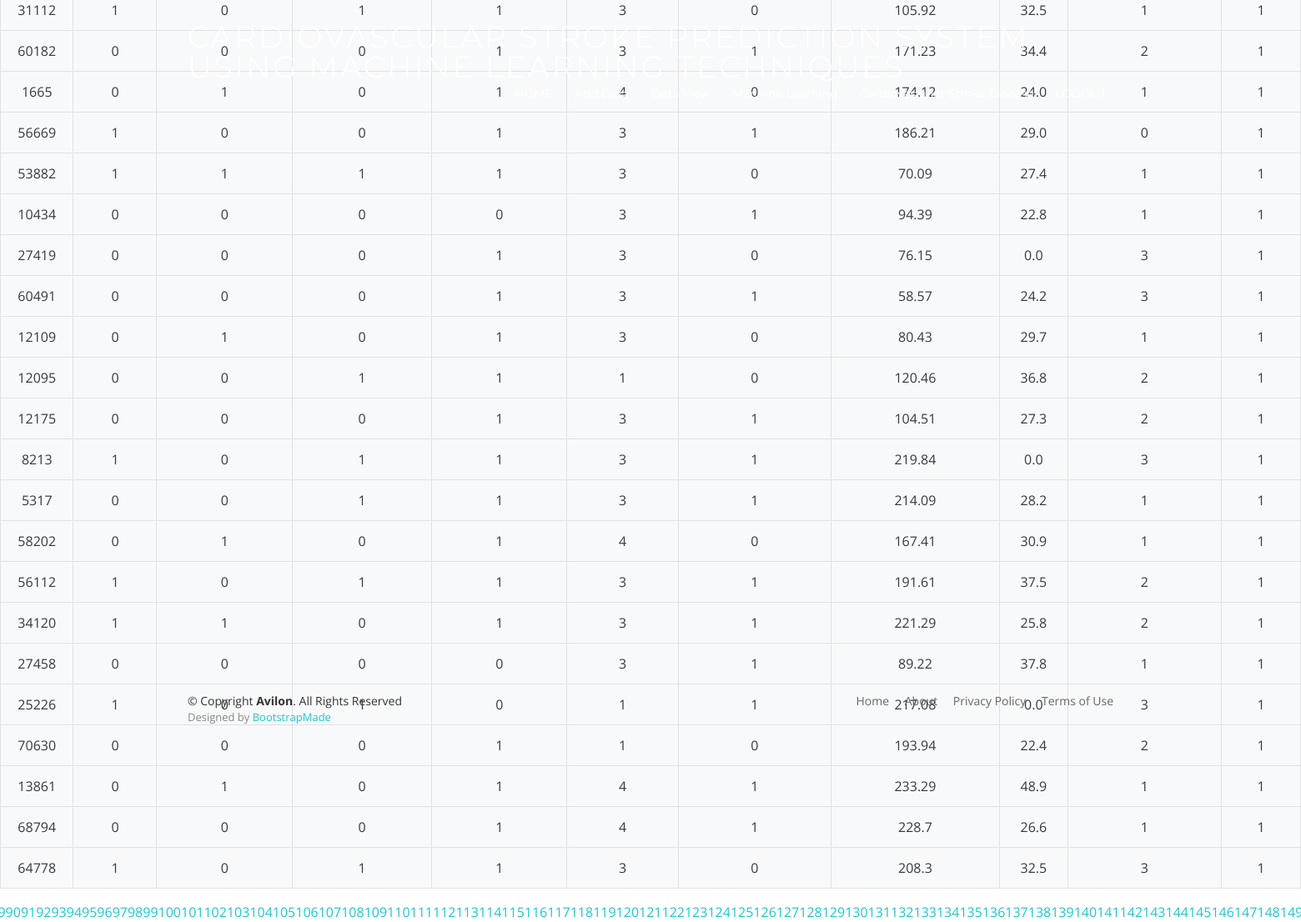
The page /UserDataView/ on the database its author committed.
### users/models.py (models this page shows, shortened)
class CardiovascularStrokeDataModel(models.Model):
    ids =models.IntegerField()
    gender = models.IntegerField()
    age = models.IntegerField()
    hypertension = models.IntegerField()
    heart_disease = models.IntegerField()
    ever_married = models.IntegerField()
    work_type = models.IntegerField()
    Residence_type = models.IntegerField()
    avg_glucose_level = models.FloatField()
    bmi = models.FloatField()
    smoking_status = models.IntegerField()
    stroke = models.IntegerField()
    class Meta:
        db_table = 'CardiovascularStrokeDatabase'

### users/views.py (the view)
# urls.py: path('UserDataView/', users.UserDataView, name='UserDataView'),
def UserDataView(request):
    data_list = CardiovascularStrokeDataModel.objects.all()
    page = request.GET.get('page', 1)
    paginator = Paginator(data_list, 25)
    try:
        users = paginator.page(page)
    except PageNotAnInteger:
        users = paginator.page(1)
    except EmptyPage:
        users = paginator.page(paginator.num_pages)
    return render(request, 'users/DataView_list.html', {'users': users})

### assets/templates/users/DataView_list.html (shortened to what this page needs)
{% extends 'userbase.html'%}
{%block contents%}
 <section id="intro">
    <div class="intro-text">
<br><br><br><br><br><br><br><br><br><br><br><br><br><br>
      <table class="table table-bordered footer_title bg-light text-dark">
  <tbody>
    {% for i in users %}
      <tr>
                                                <td>{{i.ids}}</td>
                                                <td>{{i.gender}}</td>
                                                <td>{{i.hypertension}}</td>
                                                <td>{{i.heart_disease}}</td>
                                                <td>{{i.ever_married}}</td>
                                                <td>{{i.work_type}}</td>
                                                <td>{{i.Residence_type}}</td>
                                                <td>{{i.avg_glucose_level}}</td>
                                                <td>{{i.bmi}}</td>
                                                <td>{{i.smoking_status}}</td>
                                                <td>{{i.stroke}}</td>
      </tr>
    {% endfor %}
  </tbody>
</table>
{% if users.has_other_pages %}
  <ul class="pagination">
    {% for i in users.paginator.page_range %}
      {% if users.number == i %}
        <li class="active"><span>{{ i }} <span class="sr-only">(current)</span></span></li>
      {% else %}
        <li><a href="?page={{ i }}">{{ i }}</a></li>
      {% endif %}
    {% endfor %}
  </ul>
{% endif %}
    </div>
  </section>
{%endblock%}

### assets/templates/userbase.html (shortened to what this page needs)
{% load static %}
<!DOCTYPE html>
<html lang="en">
<head>
  <link href="{% static 'lib/bootstrap/css/bootstrap.min.css' %}" rel="stylesheet">
  <link href="{% static 'lib/animate/animate.min.css' %}" rel="stylesheet">
  <link href="{% static 'lib/font-awesome/css/font-awesome.min.css' %}" rel="stylesheet">
  <link href="{% static 'lib/ionicons/css/ionicons.min.css' %}" rel="stylesheet">
  <link href="{% static 'lib/magnific-popup/magnific-popup.css' %}" rel="stylesheet">
  <link href="{% static 'css/style.css' %}" rel="stylesheet">
</head>
<body>
  <header id="header">
    <div class="container">
      <div id="logo" class="pull-left">
        <h1><a href="#intro" class="scrollto">Cardiovascular Stroke Prediction System using Machine Learning Techniques</a></h1>
      </div>
      <nav id="nav-menu-container">
        <ul class="nav-menu">
          <li class="menu-active"><a href="{%url 'index'%}">HOME</a></li>
            <li><a href="{%url 'UserAddData'%}">Add Data</a></li>
            <li><a href="{%url 'UserDataView'%}">Data View</a></li>
          <li><a href="{%url 'UserMachineLearning'%}">Machine Learning</a></li>
          <li><a href="{%url 'CardiovascularStroke'%}">Cardiovascular Stroke Disease</a></li>
          <li><a href="{%url 'logout'%}">LOGOUT</a></li>
        </ul>
      </nav>
    </div>
  </header>
 {%block contents%}
                {%endblock%}
  <footer id="footer">
    <div class="container">
      <div class="row">
        <div class="col-lg-6 text-lg-left text-center">
          <div class="copyright">
            &copy; Copyright <strong>Avilon</strong>. All Rights Reserved
          </div>
          <div class="credits">
            Designed by <a href="https://bootstrapmade.com/">BootstrapMade</a>
          </div>
        </div>
        <div class="col-lg-6">
          <nav class="footer-links text-lg-right text-center pt-2 pt-lg-0">
            <a href="#intro" class="scrollto">Home</a>
            <a href="#about" class="scrollto">About</a>
            <a href="#">Privacy Policy</a>
            <a href="#">Terms of Use</a>
          </nav>
        </div>
      </div>
    </div>
  </footer>
</body>
</html>

### assets/static/css/style.css (style rules this page uses)
body { background: #fff; color: #666666; font-family: "Open Sans", sans-serif; overflow-x: hidden; }
a { color: #1dc8cd; transition: 0.5s; }
h1, h2, h3, h4, h5, h6 { font-family: "Montserrat", sans-serif; font-weight: 400; margin: 0 0 20px 0; padding: 0; }
#header { padding: 30px 0; height: 92px; position: fixed; left: 0; top: 0; right: 0; transition: all 0.5s; z-index: 997; }
#header #logo { float: left; }
#header #logo h1 { font-size: 36px; margin: -4px 0 0 0; padding: 0; line-height: 1; display: inline-block; font-family: "Montserrat", sans-serif; font-weight: 300; letter-spacing: 3px; text-transform: uppercase; }
#header #logo h1 a, #header #logo h1 a:hover { color: #fff; }
#intro { width: 100%; height: 100vh; background: linear-gradient(45deg, rgba(29, 224, 153, 0.8), rgba(29, 200, 205, 0.8)), url("../img/intro-bg.jpg") center top no-repeat; background-size: cover; position: relative; }
@media (min-width: 1024px) { #intro { background-attachment: fixed; } }
#intro .intro-text { position: absolute; left: 0; top: 60px; right: 0; height: calc(50% - 60px); display: flex; align-items: center; justify-content: center; text-align: center; flex-direction: column; }
.nav-menu, .nav-menu * { margin: 0; padding: 0; list-style: none; }
.nav-menu li { position: relative; white-space: nowrap; }
.nav-menu > li { float: left; }
#nav-menu-container { float: right; margin: 0; }
.nav-menu a { padding: 0 8px 10px 8px; text-decoration: none; display: inline-block; color: #fff; font-family: "Montserrat", sans-serif; font-weight: 400; font-size: 14px; outline: none; }
.nav-menu > li { margin-left: 10px; }
#mobile-nav { position: fixed; top: 0; padding-top: 18px; bottom: 0; z-index: 998; background: rgba(52, 59, 64, 0.9); left: -260px; width: 260px; overflow-y: auto; transition: 0.4s; }
#mobile-nav ul { padding: 0; margin: 0; list-style: none; }
#mobile-nav ul li { position: relative; }
#mobile-nav ul li a { color: #fff; font-size: 16px; overflow: hidden; padding: 10px 22px 10px 15px; position: relative; text-decoration: none; width: 100%; display: block; outline: none; }
#footer { background: #fff; box-shadow: 0px 0px 12px 0px rgba(0, 0, 0, 0.1); padding: 30px 0; color: #333; font-size: 14px; }
#footer .credits { font-size: 13px; color: #888; }
#footer .footer-links a { color: #666; padding-left: 15px; }
#footer .footer-links a:first-child { padding-left: 0; }

### rows shown on the page
CardiovascularStrokeDataModel: ids "31112", gender "1", hypertension "0", heart_disease "1", ever_married "1", work_type "3", Residence_type "0", avg_glucose_level "105.92", bmi "32.5", smoking_status "1", stroke "1"
CardiovascularStrokeDataModel: ids "60182", gender "0", hypertension "0", heart_disease "0", ever_married "1", work_type "3", Residence_type "1", avg_glucose_level "171.23", bmi "34.4", smoking_status "2", stroke "1"
CardiovascularStrokeDataModel: ids "1665", gender "0", hypertension "1", heart_disease "0", ever_married "1", work_type "4", Residence_type "0", avg_glucose_level "174.12", bmi "24.0", smoking_status "1", stroke "1"
CardiovascularStrokeDataModel: ids "56669", gender "1", hypertension "0", heart_disease "0", ever_married "1", work_type "3", Residence_type "1", avg_glucose_level "186.21", bmi "29.0", smoking_status "0", stroke "1"
CardiovascularStrokeDataModel: ids "53882", gender "1", hypertension "1", heart_disease "1", ever_married "1", work_type "3", Residence_type "0", avg_glucose_level "70.09", bmi "27.4", smoking_status "1", stroke "1"
CardiovascularStrokeDataModel: ids "10434", gender "0", hypertension "0", heart_disease "0", ever_married "0", work_type "3", Residence_type "1", avg_glucose_level "94.39", bmi "22.8", smoking_status "1", stroke "1"
CardiovascularStrokeDataModel: ids "27419", gender "0", hypertension "0", heart_disease "0", ever_married "1", work_type "3", Residence_type "0", avg_glucose_level "76.15", bmi "0.0", smoking_status "3", stroke "1"
CardiovascularStrokeDataModel: ids "60491", gender "0", hypertension "0", heart_disease "0", ever_married "1", work_type "3", Residence_type "1", avg_glucose_level "58.57", bmi "24.2", smoking_status "3", stroke "1"
CardiovascularStrokeDataModel: ids "12109", gender "0", hypertension "1", heart_disease "0", ever_married "1", work_type "3", Residence_type "0", avg_glucose_level "80.43", bmi "29.7", smoking_status "1", stroke "1"
CardiovascularStrokeDataModel: ids "12095", gender "0", hypertension "0", heart_disease "1", ever_married "1", work_type "1", Residence_type "0", avg_glucose_level "120.46", bmi "36.8", smoking_status "2", stroke "1"
CardiovascularStrokeDataModel: ids "12175", gender "0", hypertension "0", heart_disease "0", ever_married "1", work_type "3", Residence_type "1", avg_glucose_level "104.51", bmi "27.3", smoking_status "2", stroke "1"
CardiovascularStrokeDataModel: ids "8213", gender "1", hypertension "0", heart_disease "1", ever_married "1", work_type "3", Residence_type "1", avg_glucose_level "219.84", bmi "0.0", smoking_status "3", stroke "1"
CardiovascularStrokeDataModel: ids "5317", gender "0", hypertension "0", heart_disease "1", ever_married "1", work_type "3", Residence_type "1", avg_glucose_level "214.09", bmi "28.2", smoking_status "1", stroke "1"
CardiovascularStrokeDataModel: ids "58202", gender "0", hypertension "1", heart_disease "0", ever_married "1", work_type "4", Residence_type "0", avg_glucose_level "167.41", bmi "30.9", smoking_status "1", stroke "1"
CardiovascularStrokeDataModel: ids "56112", gender "1", hypertension "0", heart_disease "1", ever_married "1", work_type "3", Residence_type "1", avg_glucose_level "191.61", bmi "37.5", smoking_status "2", stroke "1"
CardiovascularStrokeDataModel: ids "34120", gender "1", hypertension "1", heart_disease "0", ever_married "1", work_type "3", Residence_type "1", avg_glucose_level "221.29", bmi "25.8", smoking_status "2", stroke "1"
CardiovascularStrokeDataModel: ids "27458", gender "0", hypertension "0", heart_disease "0", ever_married "0", work_type "3", Residence_type "1", avg_glucose_level "89.22", bmi "37.8", smoking_status "1", stroke "1"
CardiovascularStrokeDataModel: ids "25226", gender "1", hypertension "0", heart_disease "1", ever_married "0", work_type "1", Residence_type "1", avg_glucose_level "217.08", bmi "0.0", smoking_status "3", stroke "1"
CardiovascularStrokeDataModel: ids "70630", gender "0", hypertension "0", heart_disease "0", ever_married "1", work_type "1", Residence_type "0", avg_glucose_level "193.94", bmi "22.4", smoking_status "2", stroke "1"
CardiovascularStrokeDataModel: ids "13861", gender "0", hypertension "1", heart_disease "0", ever_married "1", work_type "4", Residence_type "1", avg_glucose_level "233.29", bmi "48.9", smoking_status "1", stroke "1"
CardiovascularStrokeDataModel: ids "68794", gender "0", hypertension "0", heart_disease "0", ever_married "1", work_type "4", Residence_type "1", avg_glucose_level "228.7", bmi "26.6", smoking_status "1", stroke "1"
CardiovascularStrokeDataModel: ids "64778", gender "1", hypertension "0", heart_disease "1", ever_married "1", work_type "3", Residence_type "0", avg_glucose_level "208.3", bmi "32.5", smoking_status "3", stroke "1"

### other values the page prints
{{ i }} "90" "91" "92" "93" "94" "95" "96" "97" "98" "99" "100" "101" "102" "103" "104" "105" "106" "107" "108" "109" "110" "111" "112" "113" "114" "115" "116" "117" "118" "119" "120" "121" "122" "123" "124" "125" "126" "127" "128" "129" "130" "131" "132" "133" "134" "135" "136" "137" "138" "139" "140" "141" "142" "143" "144" "145" "146" "147" "148"
